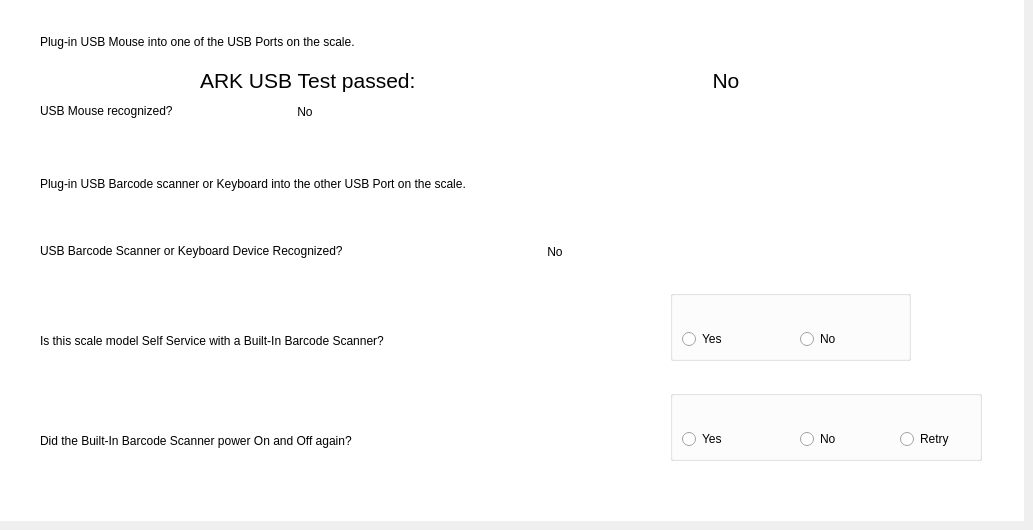
     <widget class="QWidget" name="usbTab">
      <attribute name="title">
       <string>USB</string>
      </attribute>
      <widget class="QWidget" name="layoutWidget_10">
       <property name="geometry">
        <rect>
         <x>40</x>
         <y>230</y>
         <width>721</width>
         <height>43</height>
        </rect>
       </property>
       <layout class="QHBoxLayout" name="touchSceenHorizontalLayout_5">
        <item>
         <widget class="QLabel" name="label_14">
          <property name="sizePolicy">
           <sizepolicy hsizetype="Fixed" vsizetype="Fixed">
            <horstretch>0</horstretch>
            <verstretch>0</verstretch>
           </sizepolicy>
          </property>
          <property name="text">
           <string>USB Barcode Scanner or Keyboard Device Recognized?</string>
          </property>
         </widget>
        </item>
        <item>
         <widget class="QLabel" name="usbBarcodeScannerRecognizedAnswerLabel">
          <property name="text">
           <string>No</string>
          </property>
          <property name="alignment">
           <set>Qt::AlignCenter</set>
          </property>
         </widget>
        </item>
       </layout>
      </widget>
      <widget class="QLabel" name="label_15">
       <property name="geometry">
        <rect>
         <x>40</x>
         <y>22</y>
         <width>891</width>
         <height>40</height>
        </rect>
       </property>
       <property name="text">
        <string>Plug-in USB Mouse into one of the USB Ports on the scale. </string>
       </property>
      </widget>
      <widget class="QWidget" name="layoutWidget_11">
       <property name="geometry">
        <rect>
         <x>40</x>
         <y>90</y>
         <width>391</width>
         <height>43</height>
        </rect>
       </property>
       <layout class="QHBoxLayout" name="touchSceenHorizontalLayout_6">
        <item>
         <widget class="QLabel" name="label_16">
          <property name="sizePolicy">
           <sizepolicy hsizetype="Fixed" vsizetype="Fixed">
            <horstretch>0</horstretch>
            <verstretch>0</verstretch>
           </sizepolicy>
          </property>
          <property name="text">
           <string>USB Mouse recognized?</string>
          </property>
         </widget>
        </item>
        <item>
         <widget class="QLabel" name="usbMouseRecognizedAnswerLabel">
          <property name="text">
           <string>No</string>
          </property>
          <property name="alignment">
           <set>Qt::AlignCenter</set>
          </property>
         </widget>
        </item>
       </layout>
      </widget>
      <widget class="QLabel" name="label_17">
       <property name="geometry">
        <rect>
         <x>40</x>
         <y>164</y>
         <width>891</width>
         <height>40</height>
        </rect>
       </property>
       <property name="text">
        <string>Plug-in USB Barcode scanner or Keyboard into the other USB Port on the scale.</string>
       </property>
      </widget>
      <widget class="QLabel" name="lblSelfService">
       <property name="geometry">
        <rect>
         <x>40</x>
         <y>320</y>
         <width>650</width>
         <height>41</height>
        </rect>
       </property>
       <property name="sizePolicy">
        <sizepolicy hsizetype="Fixed" vsizetype="Fixed">
         <horstretch>0</horstretch>
         <verstretch>0</verstretch>
        </sizepolicy>
       </property>
       <property name="minimumSize">
        <size>
         <width>650</width>
         <height>41</height>
        </size>
       </property>
       <property name="maximumSize">
        <size>
         <width>650</width>
         <height>41</height>
        </size>
       </property>
       <property name="text">
        <string>Is this scale model Self Service with a Built-In Barcode Scanner?</string>
       </property>
      </widget>
      <widget class="QGroupBox" name="gbSelfServiceAnswers">
       <property name="geometry">
        <rect>
         <x>670</x>
         <y>290</y>
         <width>241</width>
         <height>71</height>
        </rect>
       </property>
       <property name="title">
        <string/>
       </property>
       <widget class="QRadioButton" name="rbSelfServiceAnswerYes">
        <property name="geometry">
         <rect>
          <x>12</x>
          <y>19</y>
          <width>101</width>
          <height>60</height>
         </rect>
        </property>
        <property name="text">
         <string>Yes</string>
        </property>
        <property name="iconSize">
         <size>
          <width>24</width>
          <height>24</height>
         </size>
        </property>
       </widget>
       <widget class="QRadioButton" name="rbSelfServiceAnswerNo">
        <property name="geometry">
         <rect>
          <x>130</x>
          <y>19</y>
          <width>82</width>
          <height>60</height>
         </rect>
        </property>
        <property name="text">
         <string>No</string>
        </property>
       </widget>
      </widget>
      <widget class="QGroupBox" name="gbSelfServiceScannerPromptAnswers">
       <property name="geometry">
        <rect>
         <x>670</x>
         <y>390</y>
         <width>312</width>
         <height>71</height>
        </rect>
       </property>
       <property name="title">
        <string/>
       </property>
       <widget class="QRadioButton" name="rbSelfServiceScannerPromptAnswerYes">
        <property name="geometry">
         <rect>
          <x>12</x>
          <y>19</y>
          <width>101</width>
          <height>60</height>
         </rect>
        </property>
        <property name="text">
         <string>Yes</string>
        </property>
        <property name="iconSize">
         <size>
          <width>24</width>
          <height>24</height>
         </size>
        </property>
       </widget>
       <widget class="QRadioButton" name="rbSelfServiceScannerPromptAnswerNo">
        <property name="geometry">
         <rect>
          <x>130</x>
          <y>19</y>
          <width>82</width>
          <height>60</height>
         </rect>
        </property>
        <property name="text">
         <string>No</string>
        </property>
       </widget>
       <widget class="QRadioButton" name="rbSelfServiceScannerPromptAnswerRetry">
        <property name="geometry">
         <rect>
          <x>230</x>
          <y>19</y>
          <width>82</width>
          <height>60</height>
         </rect>
        </property>
        <property name="text">
         <string>Retry</string>
        </property>
       </widget>
      </widget>
      <widget class="QLabel" name="lblSelfServiceScannerPrompt">
       <property name="geometry">
        <rect>
         <x>40</x>
         <y>420</y>
         <width>650</width>
         <height>41</height>
        </rect>
       </property>
       <property name="sizePolicy">
        <sizepolicy hsizetype="Fixed" vsizetype="Fixed">
         <horstretch>0</horstretch>
         <verstretch>0</verstretch>
        </sizepolicy>
       </property>
       <property name="minimumSize">
        <size>
         <width>650</width>
         <height>41</height>
        </size>
       </property>
       <property name="maximumSize">
        <size>
         <width>650</width>
         <height>41</height>
        </size>
       </property>
       <property name="text">
        <string>Did the Built-In Barcode Scanner power On and Off again?</string>
       </property>
      </widget>
      <widget class="QFrame" name="frameBoardSiteUsb">
       <property name="geometry">
        <rect>
         <x>0</x>
         <y>0</y>
         <width>1024</width>
         <height>521</height>
        </rect>
       </property>
       <property name="font">
        <font>
         <pointsize>16</pointsize>
         <weight>50</weight>
         <bold>false</bold>
        </font>
       </property>
       <property name="autoFillBackground">
        <bool>false</bool>
       </property>
       <property name="styleSheet">
        <string notr="true">QFrame#frameBoardSiteUsb{
    background-color: rgb(255, 255, 255);
}</string>
       </property>
       <property name="frameShape">
        <enum>QFrame::NoFrame</enum>
       </property>
       <property name="frameShadow">
        <enum>QFrame::Raised</enum>
       </property>
       <widget class="QLabel" name="lblBoardSiteArkUsbPassed">
        <property name="geometry">
         <rect>
          <x>200</x>
          <y>68</y>
          <width>421</width>
          <height>25</height>
         </rect>
        </property>
        <property name="sizePolicy">
         <sizepolicy hsizetype="Fixed" vsizetype="Fixed">
          <horstretch>0</horstretch>
          <verstretch>0</verstretch>
         </sizepolicy>
        </property>
        <property name="font">
         <font>
          <pointsize>16</pointsize>
         </font>
        </property>
        <property name="text">
         <string>ARK USB Test passed:</string>
        </property>
       </widget>
       <widget class="QLabel" name="lblBoardSiteArkUsbAnswerLabel">
        <property name="geometry">
         <rect>
          <x>630</x>
          <y>60</y>
          <width>192</width>
          <height>41</height>
         </rect>
        </property>
        <property name="font">
         <font>
          <pointsize>16</pointsize>
         </font>
        </property>
        <property name="text">
         <string>No</string>
        </property>
        <property name="alignment">
         <set>Qt::AlignCenter</set>
        </property>
       </widget>
      </widget>
      <zorder>frameBoardSiteUsb</zorder>
      <zorder>layoutWidget_10</zorder>
      <zorder>label_15</zorder>
      <zorder>layoutWidget_11</zorder>
      <zorder>label_17</zorder>
      <zorder>lblSelfService</zorder>
      <zorder>gbSelfServiceAnswers</zorder>
      <zorder>gbSelfServiceScannerPromptAnswers</zorder>
      <zorder>lblSelfServiceScannerPrompt</zorder>
     </widget>
